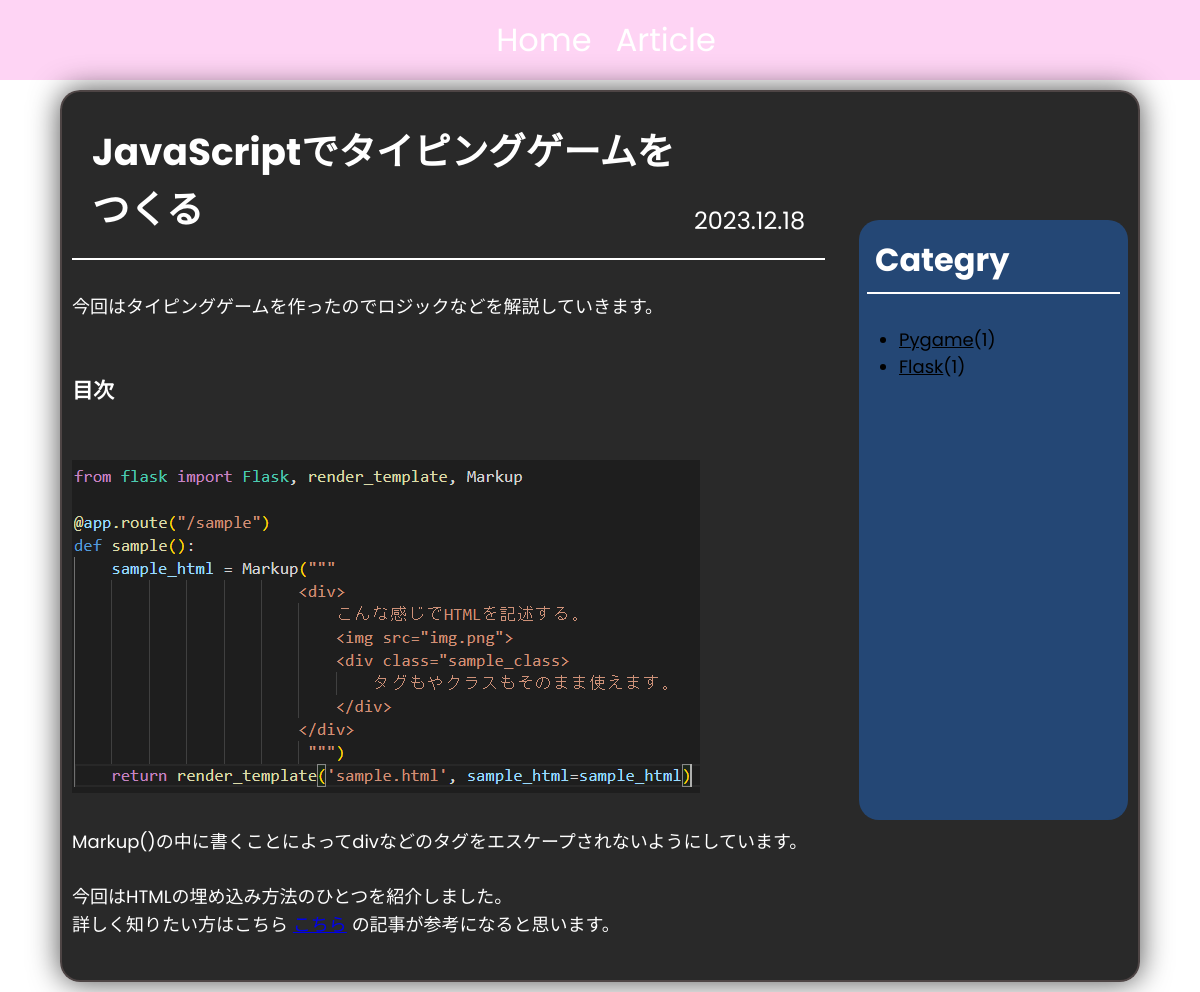
The page /Article/test on the database its author committed.
### tables this page shows
CREATE TABLE tagtable(
                             tagid INTEGER PRIMARY KEY AUTOINCREMENT,
                             tagname TEXT
                             );

### flask_sarver.py (the view)
@app.route("/Article/test")
def Article_test():
    print("Article")
    return render_template('article_test.html', categry_jsons = create_categry_jsons())

### flask_sarver.py (called while the page is built)
def create_categry_jsons():
    categry_infos = DBClass.select_tagtable_all()
    categry_jsons = []
    for categry_info in categry_infos:
        categry_json = {}
        categry_json["title"] = categry_info[1]
        categry_json["count"] = DBClass.count_articletable_where_tagid(categry_info[0])
        categry_jsons.append(categry_json)
    return categry_jsons

### static/sql/db.py (called while the page is built)
    def _start_db():
        DBClass._con = sqlite3.connect("flask.db")
        DBClass._cur = DBClass._con.cursor()

    def _fin_db():
        DBClass._cur.close()

    def select_tagtable_all():
        DBClass._start_db()
        res = DBClass._cur.execute("""
        SELECT * FROM tagtable;
        """)
        result = res.fetchall()
        DBClass._con.commit()
        DBClass._fin_db()
        return result

    def count_articletable_where_tagid(tagid):
        DBClass._start_db()
        res = DBClass._cur.execute(f"""
        SELECT count(*) FROM articletable where tagid={tagid};
        """)
        result = res.fetchall()
        DBClass._con.commit()
        DBClass._fin_db()
        return result[0][0]

### templates/article_test.html (shortened to what this page needs)
<!DOCTYPE html>
<html lang="ja">
<head>
    <link rel="stylesheet" href="../static/css/article.css">
</head>
<body>
    <header>
        <a href="/">Home</a>
        <a href="/Article">Article</a>
    </header>
    <div class="frame">
        <div class="articleArea">
            <div class="articleTitle">
                <h3>JavaScriptでタイピングゲームをつくる</h3>
                <div class="date">2023.12.18</div>
            </div>
            <div class="articleText">
                今回はタイピングゲームを作ったのでロジックなどを解説していきます。<br><br>
                <br>
                <h3>目次</h3><br><br>
                <img src="../static/img/article/flask_umekomi.png"><br><br>
                Markup()の中に書くことによってdivなどのタグをエスケープされないようにしています。<br><br>
                今回はHTMLの埋め込み方法のひとつを紹介しました。<br>
                詳しく知りたい方はこちら
                <a href="https://ja.stackoverflow.com/questions/46630/flask%e3%81%a7%e5%a4%89%e6%95%b0%e3%82%92%e6%96%87%e5%ad%97%e5%88%97%e3%81%a7%e3%81%af%e3%81%aa%e3%81%8fhtml%e3%81%ae%e3%82%bf%e3%82%b0%e3%81%a8%e3%81%97%e3%81%a6%e8%aa%ad%e3%81%bf%e8%be%bc%e3%81%be%e3%81%9b%e3%81%9f%e3%81%84">こちら</a>
                の記事が参考になると思います。
            </div>
        </div>
        <div class="categryArea">
            <h2 class="categryTitle">Categry</h2>
            <div class="categrys">
                <ul>
                    {% for categry_json in categry_jsons %}
                    <li><a href="#">{{categry_json["title"]}}</a>({{categry_json["count"]}})</li>
                    {% endfor %}
                </ul>
            </div>
        </div>
    </div>
</body>
</html>

### static/css/article.css (style rules this page uses)
:root { --white-color: #fff; }
* { margin: 0; padding: 0; box-sizing: border-box; font-family: "Poppins", sans-serif; }
body { display: flex; justify-content: center; align-items: center; min-height: 100vh; background: url("../img/background.jpg") no-repeat; background-size: cover; flex-direction: column; }
header { display: flex; align-items: center; justify-content: center; width: 100%; height: 10vh; font-size: 32px; padding-left: 12px; background-color: rgba(250, 40, 200, 0.2); backdrop-filter: blur(3px); }
header a { position: relative; color: #fff; text-decoration: none; padding: 0 12px 0 12px; }
header a::after { content: ""; position: absolute; left: 50%; bottom: -6px; width: 0; height: 3px; background: #fff; border-radius: 5px; transition: .2s; transform: translateX(-50%); }
.frame { position: relative; display: flex; justify-content:space-between; align-items: flex-start; flex-direction: colum; height: auto; width: 90vw; margin: 10px 0; background-color: rgba(0, 0, 0, 0.84); border-radius: 20px; border: 2px solid rgba(114, 97, 97, 0.5); box-shadow: 0 0 30px rgba(0, 0, 0, .7); }
.frame .articleArea { position: relative; display: flex; flex-direction: column; height: auto; width: 70%; margin : 10px 10px; }
.frame .articleArea .articleTitle { position: relative; display: flex; justify-content: space-between; align-items: flex-end; height: 10%; width: 100%; padding: 20px; border-bottom:2px solid #fff; border-bottom-width: 80%; color: #fff; font-size: 32px; }
.frame .articleArea .articleTitle .date { font-size: 24px; }
.frame .articleArea .articleText { height: 90%; width: 100%; margin: 32px 0; color: #fff; font-size: 18px; }
.frame .categryArea { position:relative; min-height: 600px; width: 25%; padding: 8px; margin: 128px 8px; margin-right: 10px; margin-left: 20px; border-radius: 20px; background-color: rgba(35, 83, 146, 0.726); }
.frame .categryArea .categryTitle { height: 10%; width: 100%; border-bottom:2px solid #fff; border-bottom-width: 80%; padding: 8px 8px; color: #fff; font-size: 32px; }
.frame .categryArea .categrys { height: 90%; width: 100%; margin: 32px 0; color: #000000; padding-left: 32px; font-size: 18px; }
.frame .categryArea .categrys a:link { color:rgb(0, 0, 0); }

### rows shown on the page
tagtable: title "Pygame", count "1"
tagtable: title "Flask", count "1"
